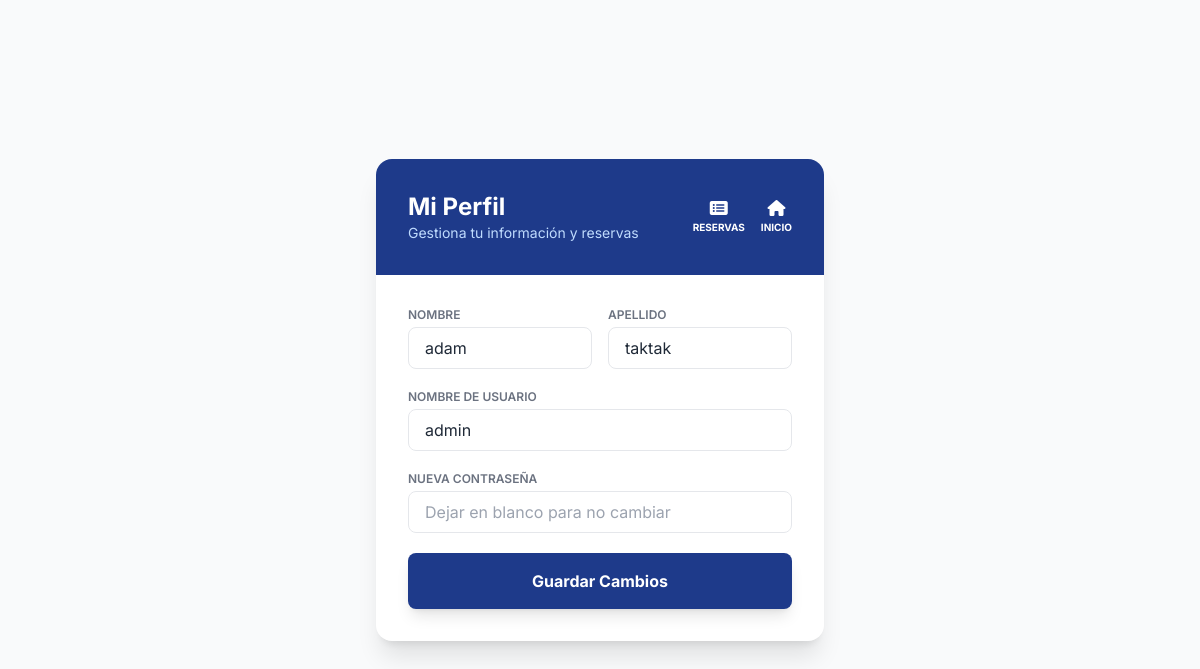
The page /views/auth/profile.php (signed in) on the database its author committed.
### tables this page shows
CREATE TABLE `usuarios` (
  `ID_Usuario` int NOT NULL,
  `Username` varchar(50) NOT NULL,
  `Password` varchar(255) NOT NULL,
  `Nombre` varchar(50) NOT NULL,
  `Apellido` varchar(50) NOT NULL,
  `Email` varchar(100) NOT NULL,
  `Rol` enum('Admin','Cliente') NOT NULL,
  `ID_Cliente` int DEFAULT NULL
);

### views/auth/profile.php (the view, shortened to what this page needs)
<?php
require_once '../../config/database_connection.php';
$user_id = $_SESSION['user_id'];
$stmt = $connection->prepare("SELECT * FROM usuarios WHERE ID_Usuario = ?");
$stmt->bind_param("i", $user_id);
$stmt->execute();
$user_data = $stmt->get_result()->fetch_assoc();
?>
<!DOCTYPE html>
<html lang="es">
<head>
    <link rel="stylesheet" href="../../style.css">
    <script src="https://cdn.tailwindcss.com"></script>
    <link href="https://cdnjs.cloudflare.com/ajax/libs/font-awesome/6.0.0/css/all.min.css" rel="stylesheet">
</head>
<body class="bg-gray-50 min-h-screen flex items-center justify-center py-12">
    <div class="max-w-md w-full bg-white rounded-2xl shadow-xl overflow-hidden animate-fade-in">
        <div class="bg-blue-900 px-8 py-8 flex justify-between items-center">
            <div>
                <h2 class="text-2xl font-bold text-white">Mi Perfil</h2>
                <p class="text-blue-200 text-sm">Gestiona tu información y reservas</p>
            </div>
            <div class="flex gap-4">
                <a href="../reservas/mis_reservas.php" class="text-white hover:text-blue-200 flex flex-col items-center gap-1" title="Mis Reservas">
                    <i class="fa-solid fa-rectangle-list"></i>
                    <span class="text-[10px] uppercase font-bold">Reservas</span>
                </a>
                <a href="../../index.php" class="text-white hover:text-blue-200 flex flex-col items-center gap-1">
                    <i class="fa-solid fa-house"></i>
                    <span class="text-[10px] uppercase font-bold">Inicio</span>
                </a>
            </div>
        </div>
        <div class="p-8">
            <form action="../../controllers/profile_controller.php" method="POST" class="space-y-5">
                <div class="grid grid-cols-2 gap-4">
                    <div>
                        <label class="block text-xs font-semibold text-gray-500 mb-1 uppercase">Nombre</label>
                        <input class="w-full px-4 py-2 border rounded-lg focus:ring-2 focus:ring-blue-900 outline-none"
                               name="first_name" required type="text" value="<?php echo $user_data['Nombre']; ?>"/>
                    </div>
                    <div>
                        <label class="block text-xs font-semibold text-gray-500 mb-1 uppercase">Apellido</label>
                        <input class="w-full px-4 py-2 border rounded-lg focus:ring-2 focus:ring-blue-900 outline-none"
                               name="last_name" required type="text" value="<?php echo $user_data['Apellido']; ?>"/>
                    </div>
                </div>
                <div>
                    <label class="block text-xs font-semibold text-gray-500 mb-1 uppercase">Nombre de Usuario</label>
                    <input class="w-full px-4 py-2 border rounded-lg focus:ring-2 focus:ring-blue-900 outline-none"
                           name="username" required type="text" value="<?php echo $user_data['Username']; ?>"/>
                </div>
                <div>
                    <label class="block text-xs font-semibold text-gray-500 mb-1 uppercase">Nueva Contraseña</label>
                    <input class="w-full px-4 py-2 border rounded-lg focus:ring-2 focus:ring-blue-900 outline-none"
                           name="password" type="password" placeholder="Dejar en blanco para no cambiar"/>
                </div>
                <button type="submit" class="w-full py-4 mt-6 bg-blue-900 hover:bg-blue-800 text-white font-bold rounded-lg shadow-lg transition-all">
                    Guardar Cambios
                </button>
            </form>
        </div>
    </div>
</body>
</html>

### style.css (style rules this page uses)
:root { --primary-blue: #1e3a8a; --hover-blue: #1e40af; --bg-light: #f8fafc; --text-main: #1f2937; --danger: #ef4444; }
html { scroll-behavior: smooth; }
body { font-family: 'Inter', sans-serif; background-color: var(--bg-light); color: var(--text-main); -webkit-font-smoothing: antialiased; -moz-osx-font-smoothing: grayscale; margin: 0; padding: 0; }
.animate-fade-in { animation: fadeIn 0.6s cubic-bezier(0.16, 1, 0.3, 1) forwards; }
input { transition: all 0.3s ease; }
button { transition: transform 0.1s ease, background-color 0.3s ease; }

### rows shown on the page
usuarios: first_name "adam", last_name "taktak", username "admin"
